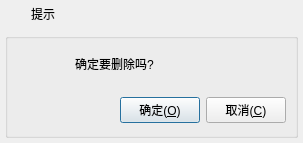
<?xml version="1.0" encoding="UTF-8"?>
<ui version="4.0">
 <class>frmMessageBox</class>
 <widget class="QDialog" name="frmMessageBox">
  <property name="geometry">
   <rect>
    <x>0</x>
    <y>0</y>
    <width>303</width>
    <height>143</height>
   </rect>
  </property>
  <property name="windowTitle">
   <string>提示</string>
  </property>
  <layout class="QVBoxLayout" name="verticalLayout">
   <property name="spacing">
    <number>0</number>
   </property>
   <property name="leftMargin">
    <number>0</number>
   </property>
   <property name="topMargin">
    <number>0</number>
   </property>
   <property name="rightMargin">
    <number>0</number>
   </property>
   <property name="bottomMargin">
    <number>0</number>
   </property>
   <item>
    <widget class="QWidget" name="widget_title" native="true">
     <property name="sizePolicy">
      <sizepolicy hsizetype="Preferred" vsizetype="Fixed">
       <horstretch>0</horstretch>
       <verstretch>0</verstretch>
      </sizepolicy>
     </property>
     <property name="minimumSize">
      <size>
       <width>100</width>
       <height>28</height>
      </size>
     </property>
     <layout class="QHBoxLayout" name="horizontalLayout_2">
      <property name="spacing">
       <number>0</number>
      </property>
      <property name="leftMargin">
       <number>0</number>
      </property>
      <property name="topMargin">
       <number>0</number>
      </property>
      <property name="rightMargin">
       <number>0</number>
      </property>
      <property name="bottomMargin">
       <number>0</number>
      </property>
      <item>
       <widget class="QLabel" name="lab_Ico">
        <property name="sizePolicy">
         <sizepolicy hsizetype="Minimum" vsizetype="Preferred">
          <horstretch>0</horstretch>
          <verstretch>0</verstretch>
         </sizepolicy>
        </property>
        <property name="minimumSize">
         <size>
          <width>31</width>
          <height>0</height>
         </size>
        </property>
        <property name="text">
         <string/>
        </property>
        <property name="alignment">
         <set>Qt::AlignCenter</set>
        </property>
       </widget>
      </item>
      <item>
       <widget class="QLabel" name="lab_Title">
        <property name="sizePolicy">
         <sizepolicy hsizetype="Expanding" vsizetype="Preferred">
          <horstretch>0</horstretch>
          <verstretch>0</verstretch>
         </sizepolicy>
        </property>
        <property name="styleSheet">
         <string notr="true">font: 10pt &quot;微软雅黑&quot;;</string>
        </property>
        <property name="text">
         <string>提示</string>
        </property>
        <property name="alignment">
         <set>Qt::AlignLeading|Qt::AlignLeft|Qt::AlignVCenter</set>
        </property>
       </widget>
      </item>
      <item>
       <widget class="QWidget" name="widget_menu" native="true">
        <property name="sizePolicy">
         <sizepolicy hsizetype="Minimum" vsizetype="Preferred">
          <horstretch>0</horstretch>
          <verstretch>0</verstretch>
         </sizepolicy>
        </property>
        <layout class="QHBoxLayout" name="horizontalLayout">
         <property name="spacing">
          <number>0</number>
         </property>
         <property name="leftMargin">
          <number>0</number>
         </property>
         <property name="topMargin">
          <number>0</number>
         </property>
         <property name="rightMargin">
          <number>0</number>
         </property>
         <property name="bottomMargin">
          <number>0</number>
         </property>
         <item>
          <widget class="QPushButton" name="btnMenu_Close">
           <property name="sizePolicy">
            <sizepolicy hsizetype="Minimum" vsizetype="Expanding">
             <horstretch>0</horstretch>
             <verstretch>0</verstretch>
            </sizepolicy>
           </property>
           <property name="minimumSize">
            <size>
             <width>40</width>
             <height>0</height>
            </size>
           </property>
           <property name="cursor">
            <cursorShape>ArrowCursor</cursorShape>
           </property>
           <property name="focusPolicy">
            <enum>Qt::NoFocus</enum>
           </property>
           <property name="toolTip">
            <string>关闭</string>
           </property>
           <property name="text">
            <string/>
           </property>
           <property name="flat">
            <bool>true</bool>
           </property>
          </widget>
         </item>
        </layout>
       </widget>
      </item>
     </layout>
    </widget>
   </item>
   <item>
    <widget class="QWidget" name="widget_main" native="true">
     <property name="styleSheet">
      <string notr="true">font: 11pt &quot;微软雅黑&quot;;</string>
     </property>
     <layout class="QVBoxLayout" name="verticalLayout_2">
      <property name="spacing">
       <number>5</number>
      </property>
      <property name="leftMargin">
       <number>5</number>
      </property>
      <property name="topMargin">
       <number>5</number>
      </property>
      <property name="rightMargin">
       <number>5</number>
      </property>
      <property name="bottomMargin">
       <number>5</number>
      </property>
      <item>
       <widget class="QGroupBox" name="groupBox">
        <property name="title">
         <string/>
        </property>
        <widget class="QLabel" name="labIcoMain">
         <property name="geometry">
          <rect>
           <x>10</x>
           <y>10</y>
           <width>51</width>
           <height>45</height>
          </rect>
         </property>
         <property name="styleSheet">
          <string notr="true">border-image: url(:/image/info.png);</string>
         </property>
         <property name="text">
          <string/>
         </property>
        </widget>
        <widget class="QLabel" name="labInfo">
         <property name="geometry">
          <rect>
           <x>70</x>
           <y>10</y>
           <width>211</width>
           <height>41</height>
          </rect>
         </property>
         <property name="text">
          <string>确定要删除吗?</string>
         </property>
         <property name="scaledContents">
          <bool>false</bool>
         </property>
         <property name="wordWrap">
          <bool>true</bool>
         </property>
        </widget>
        <widget class="QWidget" name="layoutWidget">
         <property name="geometry">
          <rect>
           <x>10</x>
           <y>60</y>
           <width>271</width>
           <height>35</height>
          </rect>
         </property>
         <layout class="QHBoxLayout" name="horizontalLayout_3">
          <item>
           <spacer name="horizontalSpacer">
            <property name="orientation">
             <enum>Qt::Horizontal</enum>
            </property>
            <property name="sizeHint" stdset="0">
             <size>
              <width>40</width>
              <height>20</height>
             </size>
            </property>
           </spacer>
          </item>
          <item>
           <widget class="QPushButton" name="btnOk">
            <property name="cursor">
             <cursorShape>PointingHandCursor</cursorShape>
            </property>
            <property name="focusPolicy">
             <enum>Qt::StrongFocus</enum>
            </property>
            <property name="styleSheet">
             <string notr="true"/>
            </property>
            <property name="text">
             <string>确定(&amp;O)</string>
            </property>
            <property name="icon">
             <iconset>
              <normaloff>:/image/update.png</normaloff>:/image/update.png</iconset>
            </property>
            <property name="iconSize">
             <size>
              <width>20</width>
              <height>20</height>
             </size>
            </property>
           </widget>
          </item>
          <item>
           <widget class="QPushButton" name="btnCancel">
            <property name="cursor">
             <cursorShape>PointingHandCursor</cursorShape>
            </property>
            <property name="focusPolicy">
             <enum>Qt::StrongFocus</enum>
            </property>
            <property name="styleSheet">
             <string notr="true"/>
            </property>
            <property name="text">
             <string>取消(&amp;C)</string>
            </property>
            <property name="icon">
             <iconset>
              <normaloff>:/image/close.png</normaloff>:/image/close.png</iconset>
            </property>
            <property name="iconSize">
             <size>
              <width>20</width>
              <height>20</height>
             </size>
            </property>
           </widget>
          </item>
         </layout>
        </widget>
       </widget>
      </item>
     </layout>
    </widget>
   </item>
  </layout>
 </widget>
 <resources/>
 <connections/>
</ui>
